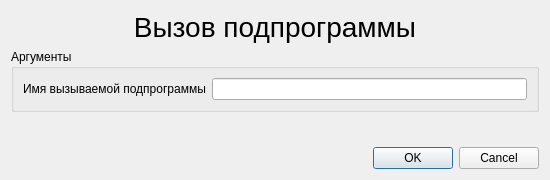
<?xml version="1.0" encoding="UTF-8"?>
<ui version="4.0">
 <class>CallProcDialog</class>
 <widget class="QDialog" name="CallProcDialog">
  <property name="geometry">
   <rect>
    <x>0</x>
    <y>0</y>
    <width>550</width>
    <height>180</height>
   </rect>
  </property>
  <property name="windowTitle">
   <string>Вызов подпрограммы</string>
  </property>
  <property name="toolTip">
   <string>&lt;html&gt;&lt;head/&gt;&lt;body&gt;&lt;p align=&quot;justify&quot;&gt;&lt;span style=&quot; font-size:12pt;&quot;&gt;Быстрая клавиша &lt;/span&gt;&lt;span style=&quot; font-size:12pt; color:#3300ff;&quot;&gt;H &lt;/span&gt;&lt;span style=&quot; font-size:12pt;&quot;&gt;&lt;br/&gt;ВЫЗОВ П/П [&lt;/span&gt;&lt;span style=&quot; font-size:12pt; font-weight:600;&quot;&gt;ИМЯ ПОДПРОГРАММЫ&lt;/span&gt;&lt;span style=&quot; font-size:12pt;&quot;&gt;] &lt;br/&gt;Переход на подпрограмму &lt;br/&gt;&lt;/span&gt;&lt;span style=&quot; font-size:12pt; font-weight:600;&quot;&gt;ИМЯ ПОДПРОГРАММЫ&lt;/span&gt;&lt;span style=&quot; font-size:12pt;&quot;&gt; – Строка символов задающая имя подпрограммы. &lt;/span&gt;&lt;/p&gt;&lt;/body&gt;&lt;/html&gt;</string>
  </property>
  <property name="whatsThis">
   <string>&lt;html&gt;&lt;head/&gt;&lt;body&gt;&lt;p align=&quot;justify&quot;&gt;&lt;span style=&quot; font-size:12pt;&quot;&gt;Быстрая клавиша &lt;/span&gt;&lt;span style=&quot; font-size:12pt; color:#3300ff;&quot;&gt;H &lt;/span&gt;&lt;span style=&quot; font-size:12pt;&quot;&gt;&lt;br/&gt;ВЫЗОВ П/П [&lt;/span&gt;&lt;span style=&quot; font-size:12pt; font-weight:600;&quot;&gt;ИМЯ ПОДПРОГРАММЫ&lt;/span&gt;&lt;span style=&quot; font-size:12pt;&quot;&gt;] &lt;br/&gt;Переход на подпрограмму &lt;br/&gt;&lt;/span&gt;&lt;span style=&quot; font-size:12pt; font-weight:600;&quot;&gt;ИМЯ ПОДПРОГРАММЫ&lt;/span&gt;&lt;span style=&quot; font-size:12pt;&quot;&gt; – Строка символов задающая имя подпрограммы. &lt;/span&gt;&lt;/p&gt;&lt;/body&gt;&lt;/html&gt;</string>
  </property>
  <layout class="QVBoxLayout" name="verticalLayout">
   <item>
    <widget class="QLabel" name="call_label_title">
     <property name="font">
      <font>
       <pointsize>21</pointsize>
      </font>
     </property>
     <property name="text">
      <string>Вызов подпрограммы</string>
     </property>
     <property name="alignment">
      <set>Qt::AlignCenter</set>
     </property>
    </widget>
   </item>
   <item>
    <widget class="QGroupBox" name="call_arguments_groupBox">
     <property name="title">
      <string>Аргументы</string>
     </property>
     <layout class="QGridLayout" name="gridLayout">
      <item row="0" column="0">
       <widget class="QLabel" name="call_name_label">
        <property name="text">
         <string>Имя вызываемой подпрограммы</string>
        </property>
       </widget>
      </item>
      <item row="0" column="1">
       <widget class="QLineEdit" name="call_name_lineEdit"/>
      </item>
     </layout>
    </widget>
   </item>
   <item>
    <spacer name="verticalSpacer">
     <property name="orientation">
      <enum>Qt::Vertical</enum>
     </property>
     <property name="sizeHint" stdset="0">
      <size>
       <width>20</width>
       <height>100</height>
      </size>
     </property>
    </spacer>
   </item>
   <item>
    <widget class="QDialogButtonBox" name="buttonBox">
     <property name="orientation">
      <enum>Qt::Horizontal</enum>
     </property>
     <property name="standardButtons">
      <set>QDialogButtonBox::Cancel|QDialogButtonBox::Ok</set>
     </property>
    </widget>
   </item>
  </layout>
 </widget>
 <resources/>
 <connections>
  <connection>
   <sender>buttonBox</sender>
   <signal>accepted()</signal>
   <receiver>CallProcDialog</receiver>
   <slot>accept()</slot>
   <hints>
    <hint type="sourcelabel">
     <x>248</x>
     <y>254</y>
    </hint>
    <hint type="destinationlabel">
     <x>157</x>
     <y>274</y>
    </hint>
   </hints>
  </connection>
  <connection>
   <sender>buttonBox</sender>
   <signal>rejected()</signal>
   <receiver>CallProcDialog</receiver>
   <slot>reject()</slot>
   <hints>
    <hint type="sourcelabel">
     <x>316</x>
     <y>260</y>
    </hint>
    <hint type="destinationlabel">
     <x>286</x>
     <y>274</y>
    </hint>
   </hints>
  </connection>
 </connections>
</ui>
